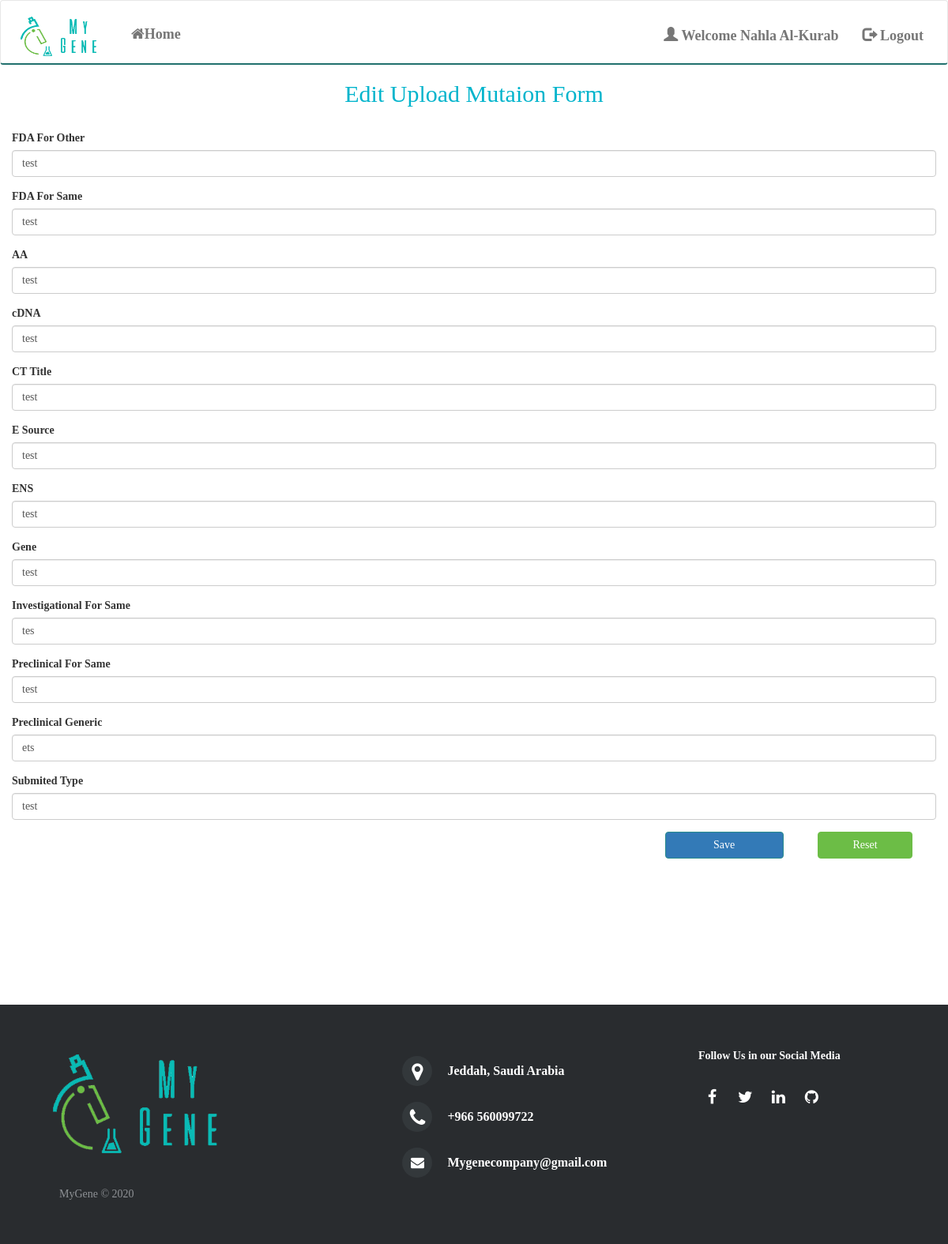
Page /index.php?page=Edit_Upload&edit=8 (signed in) on the committed database.
### tables this page shows
CREATE TABLE `upload` (
  `id` int(11) NOT NULL,
  `FDA_for_same` varchar(500) NOT NULL,
  `FDA_for_other` varchar(500) NOT NULL,
  `aa` varchar(250) NOT NULL,
  `cDNA` varchar(250) NOT NULL,
  `ct_title` varchar(250) NOT NULL,
  `e_source` varchar(500) NOT NULL,
  `ens` varchar(250) NOT NULL,
  `gene` varchar(250) NOT NULL,
  `investigational_for_same` varchar(250) NOT NULL,
  `preclinical_for_same` varchar(250) NOT NULL,
  `preclinical_generic` varchar(250) NOT NULL,
  `submited_type` varchar(250) NOT NULL,
  `dr_id` varchar(500) NOT NULL,
  `user_id` int(11) NOT NULL
);

### pages/Edit_Upload.php (the view, shortened to what this page needs)
<?php
   include("./Connection.php");
$edit=$_GET['edit'];
$query="SELECT * FROM upload WHERE id='$edit'";
$getdata=mysqli_query($con,$query) or die(mysqli_error($con));
?>
<html>
    <head>
        <link rel="stylesheet" href="css/style.css">
        <link rel="stylesheet" href="https://cdnjs.cloudflare.com/ajax/libs/font-awesome/4.7.0/css/font-awesome.min.css">
        <link rel="stylesheet" href="https://maxcdn.bootstrapcdn.com/bootstrap/3.4.1/css/bootstrap.min.css">
    </head>
<div class="row">
    <div class="col-xl-12 col-lg-12 col-md-12 col-sm-12 col-12">
        <div class="text-center" style="color:#00B4CC;">
            <h2>Edit Upload Mutaion Form</h2>
        </div>
        <br>
        <div class="card">
            <div class="card-body">
                <form id="edit-profile-form" method="POST" id="form" action="controller/Edit_UploadAction.php">
                    <?php
                    $name=mysqli_fetch_array($getdata)
                 ?>
                    <div class="form-group">
                        <label for="inputText1" class="col-form-label">FDA For Other</label>
                        <input id="fda_for_other" name="FDA_for_other" type="text" placeholder="p.E173K"
                            class="form-control" value="<?php echo $name['FDA_for_other']; ?>">
                    </div>
                    <div class="form-group">
                        <label for="inputText2" class="col-form-label">FDA For Same</label>
                        <input id="fda_for_same" name="FDA_for_same" type="text" placeholder="p.E173K"
                            class="form-control" value="<?php echo $name['FDA_for_same']; ?>">
                    </div>
                    <div class="form-group">
                        <label for="inputText3" class="col-form-label">AA</label>
                        <input id="aa" name="aa" type="text" placeholder="p.E173K" class="form-control"
                            value="<?php echo $name['aa']; ?>">
                    </div>
                    <div class="form-group">
                        <label for="inputTex4">cDNA</label>
                        <input id="cDNA" name="cDNA" type="text" placeholder="c.517G+AD4-A" class="form-control"
                            value="<?php echo $name['cDNA']; ?>">
                    </div>
                    <div class="form-group">
                        <label for="inputText5" class="col-form-label">CT Title</label>
                        <input id="ct_title" name="ct_title" type="text" placeholder="p.E173K" class="form-control"
                            value="<?php echo $name['ct_title']; ?>">
                    </div>
                    <div class="form-group">
                        <label for="inputText6" class="col-form-label">E Source</label>
                        <input id="e_source" name="e_source" type="text" placeholder="p.E173K" class="form-control"
                            value="<?php echo $name['e_source']; ?>">
                    </div>
                    <div class="form-group">
                        <label for="inputTex7" class="col-form-label">ENS</label>
                        <input id="ens" name="ens" type="text" class="form-control" placeholder="ENST00000471979"
                            value="<?php echo $name['ens']; ?>">
                    </div>
                    <div class="form-group">
                        <label for="inputTex8">Gene</label>
                        <input id="gene" name="gene" type="text" placeholder="PACRGL" class="form-control"
                            value="<?php echo $name['gene']; ?>">
                    </div>
                    <div class="form-group">
                        <label for="inputText9" class="col-form-label">Investigational For Same</label>
                        <input id="inv_for_same" name="investigational_for_same" type="text" placeholder="p.E173K"
                            class="form-control" value="<?php echo $name['investigational_for_same']; ?>">
                    </div>
                    <div class="form-group">
                        <label for="inputText10" class="col-form-label">Preclinical For Same</label>
                        <input id="preclinical_for_same" name="preclinical_for_same" type="text" placeholder="p.E173K"
                            class="form-control" value="<?php echo $name['preclinical_for_same']; ?>">
                    </div>
                    <div class="form-group">
                        <label for="inputTex11">Preclinical Generic</label>
                        <input id="generic" name="preclinical_generic" type="text" placeholder="/N" class="form-control"
                            value="<?php echo $name['preclinical_generic']; ?>">
                    </div>
                    <div class="form-group">
                        <label for="inputTex12">Submited Type</label>
                        <input id="submited" name="submited_type" type="text" placeholder="melanoma"
                            class="form-control" value="<?php echo $name['submited_type']; ?>">
                    </div>
                    <div class="container">
                        <div class="col-md-12">
                            <div class="form-group pull-right">
                                <input type="submit" name="signup" value="Save" class="btn btn-primary" style="width: 150px;" onclick="javascript:confirmationDelete($(this))";return false></input>
                                <button type="reset" class="btn btn-success">Reset</button>
                            </div>
                        </div>
                    </div>
                </form>
            </div>
        </div>
    </div>
</div>
</html>

### css/style.css (style rules this page uses)
* { font-family: 'Montserrat'; }
.row { display:contents; }
.btn-success { margin-left:40px; width:120px; }
h1, h2, h4 { font-weight: bold; font-size: 20px; color: #21706d; }
.btn-success { background-color: #6cbd46 !important; border-color: #6cbd46 !important; }
.btn-primary { background-color: #298c8c; border-color: #298c8c !important; }

### rows in the picture
upload: FDA_for_other "test", FDA_for_same "test", aa "test", cDNA "test", ct_title "test", e_source "test", ens "test", gene "test", investigational_for_same "tes", preclinical_for_same "test", preclinical_generic "ets", submited_type "test"

### other values in the picture
$_SESSION['Name'] "Nahla Al-Kurab"
